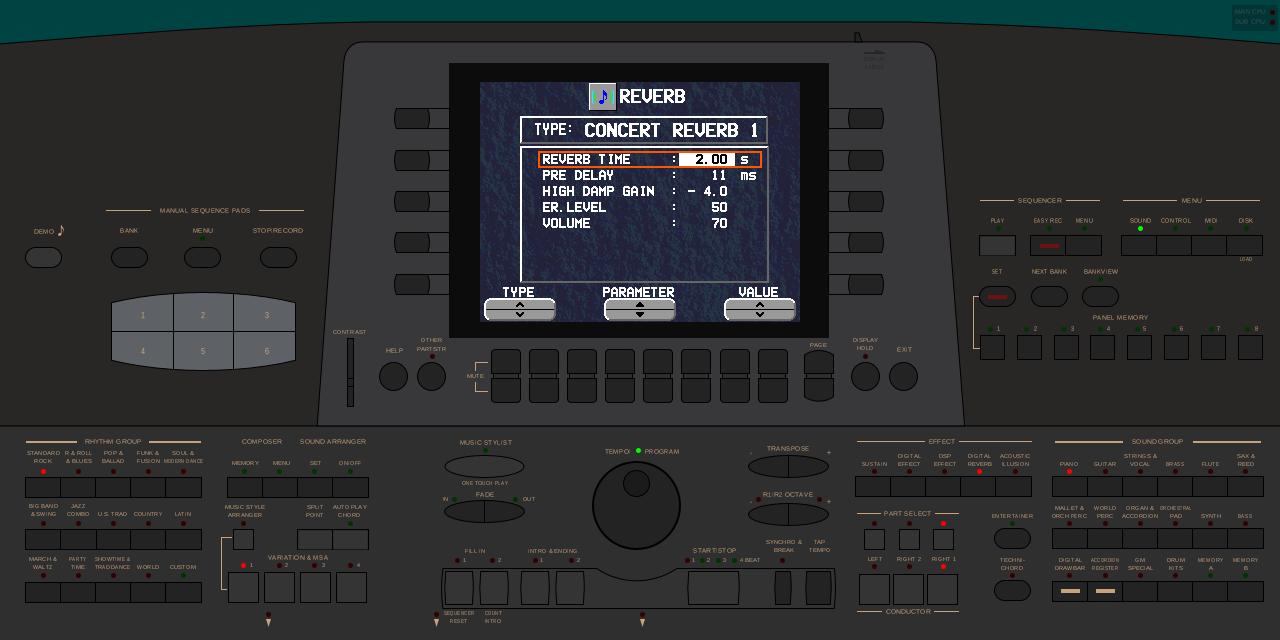
#> input picture notes/data/kn5000_dsp_concertreverb1_screen.png, 1280 x 640 px
$ python probe_real.py ../../../../../notes/data/kn5000_dsp_concertreverb1_screen.png
#> lines starting #> are read from the running program, lines starting #| are printed output that depends on the picture; after the words box and inside, x2 and y2 are one past the last pixel; in counts of white or black regions, pixels touching at a corner belong together
#!/usr/bin/env python3
"""First-pass measurement of the real capture: panel extent, scale, legend bar."""
import numpy as np
from PIL import Image
import sys

p = sys.argv[1] if len(sys.argv) > 1 else "/home/fsanches/compartilhado/KN7000/photos/1st-frame-grabbed.png"
im = np.array(Image.open(p).convert("RGB")).astype(np.float32)
H, W, _ = im.shape
#> H = 640; W = 1280
print("frame", W, "x", H)
#| frame 1280 x 640

lum = im.mean(axis=2)

# 1. non-black content bbox
mask = lum > 24
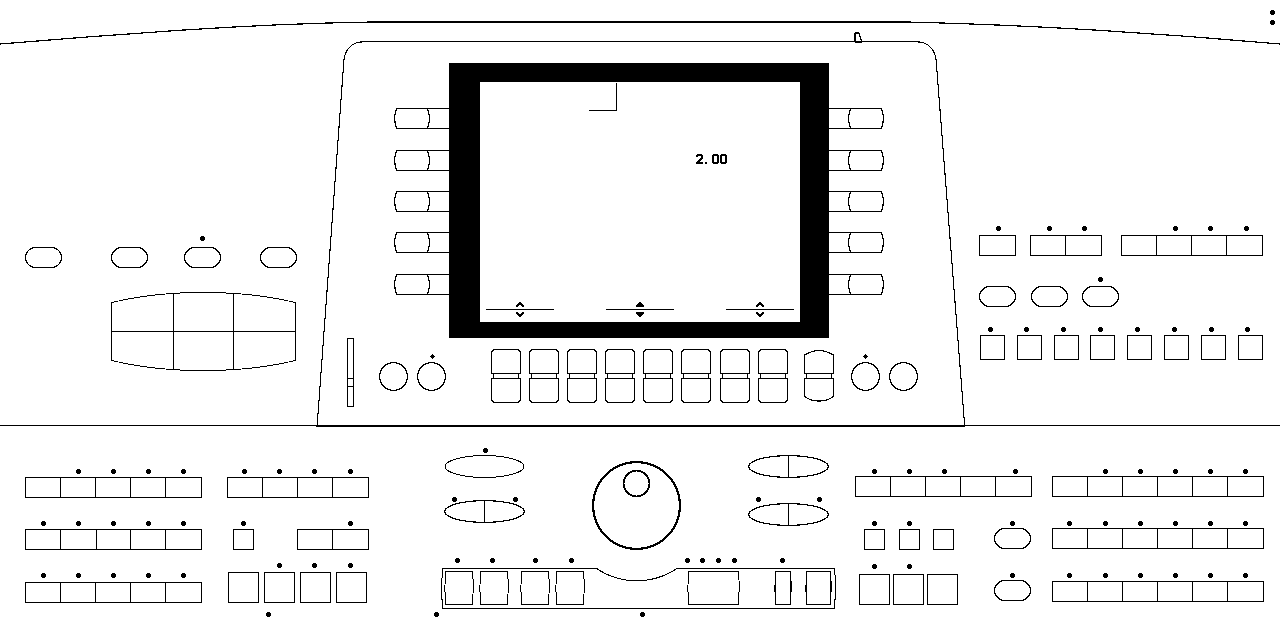
#> mask: shape (640, 1280) bool; 93.7% white; 182 black regions (3 under 20 px), largest, box (x1, y1, x2, y2) and area: (394, 63, 884, 338) 29230, (0, 32, 1280, 427) 3380, (0, 21, 1280, 45) 1968
ys, xs = np.nonzero(mask)
print("content bbox x", xs.min(), xs.max(), " y", ys.min(), ys.max())
#| content bbox x 0 1279  y 0 639

# 2. the dump panel is a big mid-grey region.  Score each pixel by "greyness"
mx = im.max(axis=2); mn = im.min(axis=2)
#> after `mx = im.max(axis=2)`:
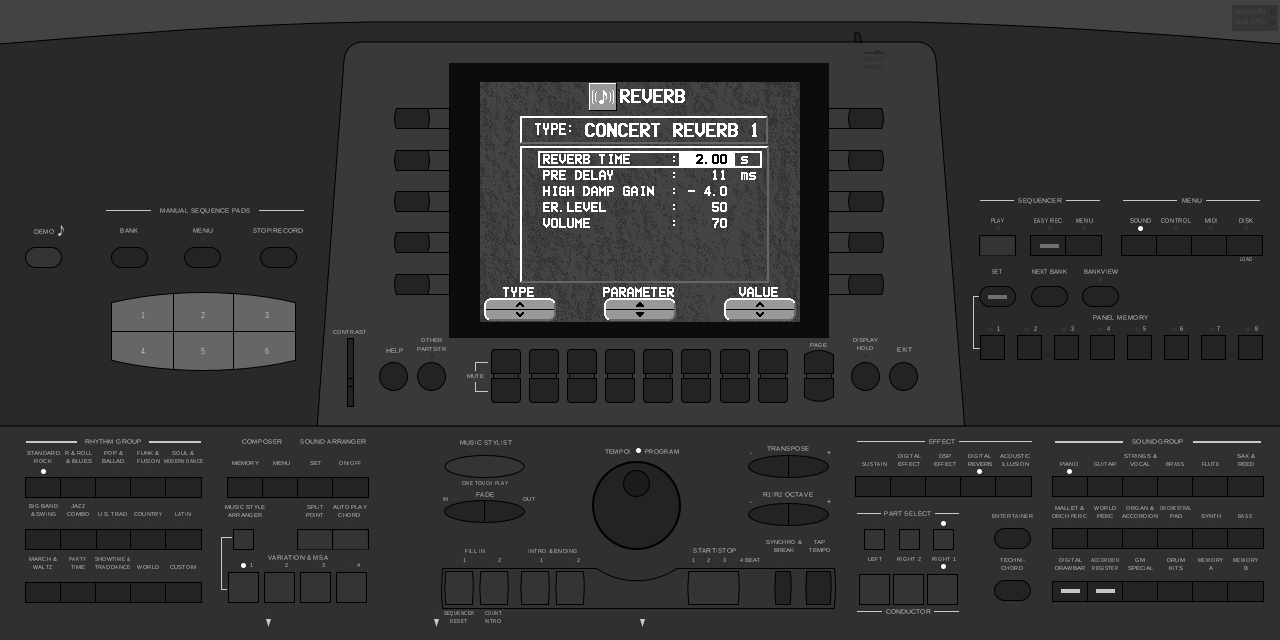
#> mx: shape (640, 1280) float32; min 0, max 255, mean 50.3
#> after `mn = im.min(axis=2)`:
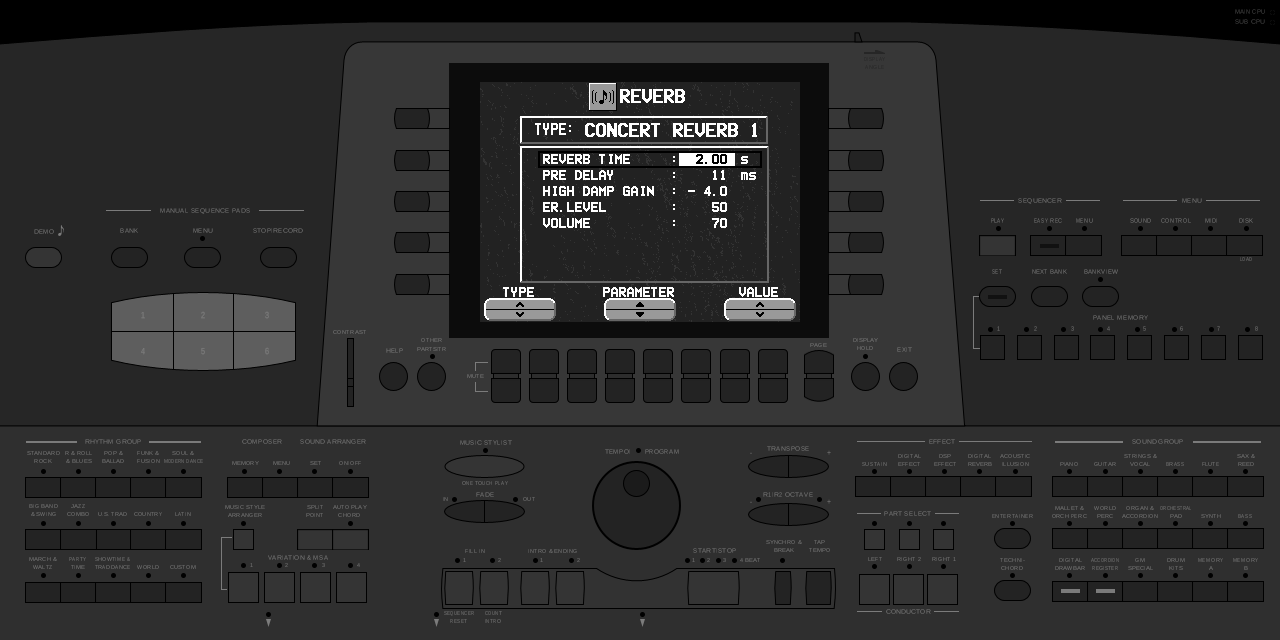
#> mn: shape (640, 1280) float32; min 0, max 255, mean 42.9
grey = (mx - mn < 40) & (lum > 90) & (lum < 200)
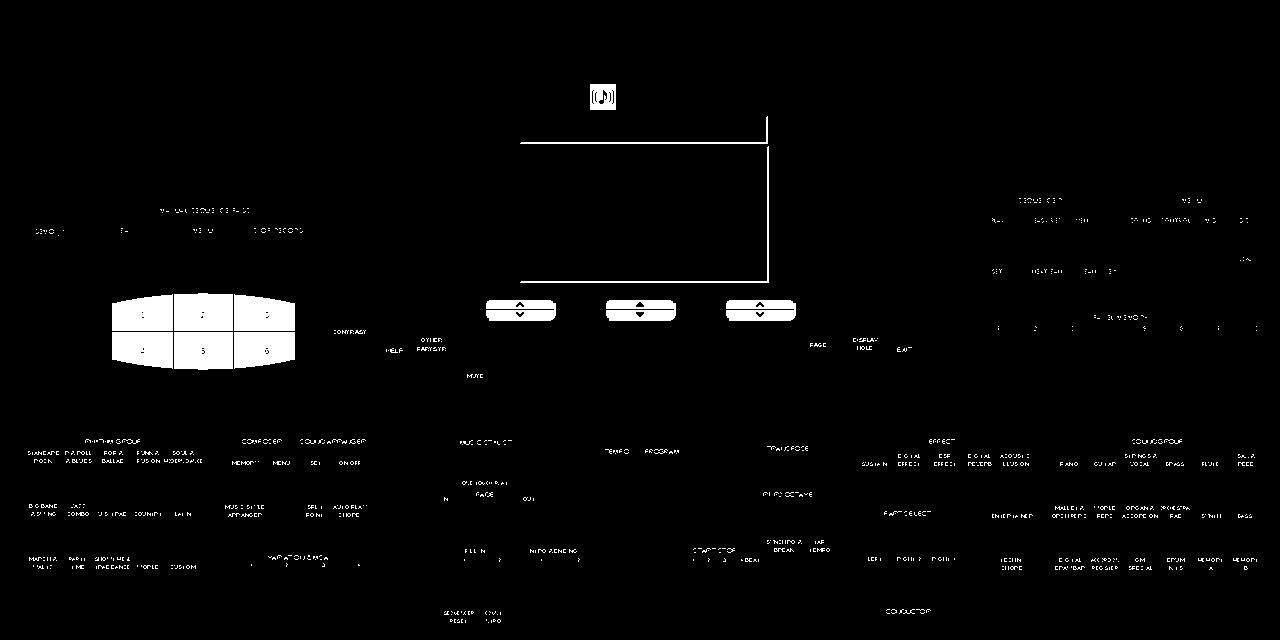
#> grey: shape (640, 1280) bool; 2.8% white; 1004 white regions (975 under 20 px), largest, box (x1, y1, x2, y2) and area: (174, 293, 233, 331) 2188, (174, 332, 233, 370) 2185, (112, 294, 173, 331) 2000
colprof = grey.sum(axis=0)
#> colprof = 1280 values, max 189 at index 767, min 0 at index 0, mean 18.19
rowprof = grey.sum(axis=1)
#> rowprof = 640 values, max 391 at index 307, min 0 at index 0, mean 36.37
def runs(prof, thr):
#> called with prof = array of shape (1280,), thr = 40
    on = prof > thr
    out = []
    i = 0
    while i < len(on):
        if on[i]:
            j = i
            while j < len(on) and on[j]:
                j += 1
            out.append((i, j - 1, j - i))
            i = j
        else:
            i += 1
#> after the loop, i = 1280; j = 769; out = [(112, 172, 61), (174, 232, 59), (234, 294, 61), (607, 615, 9), (766, 768, 3)]
    return out
print("grey col runs:", [r for r in runs(colprof, 40) if r[2] > 20])
#| grey col runs: [(112, 172, 61), (174, 232, 59), (234, 294, 61)]
print("grey row runs:", [r for r in runs(rowprof, 100) if r[2] > 20])
#| grey row runs: [(296, 330, 35), (332, 366, 35)]

# 3. legend bar: saturated aqua/yellow/lime/fuchsia
def colmask(rgb, tol=70):
    return (np.abs(im - np.array(rgb, np.float32)).max(axis=2) < tol)
for name, rgb in [("aqua", (0, 252, 252)), ("yellow", (252, 252, 0)),
                  ("lime", (0, 252, 0)), ("fuchsia", (252, 0, 252)),
                  ("red", (252, 0, 0))]:
    m = colmask(rgb)
    if m.sum() < 50:
        print(f"{name}: {m.sum()} px")
        continue
    ys, xs = np.nonzero(m)
    print(f"{name}: {m.sum():6d} px  x {xs.min()}..{xs.max()}  y {ys.min()}..{ys.max()}")
#> this loop made 5 passes
#| aqua: 28 px
#| yellow: 0 px
#| lime:     62 px  x 595..1142  y 92..452
#| fuchsia: 0 px
#| red:    126 px  x 41..1071  y 469..568
#> pass 1, `m = colmask(rgb)`:
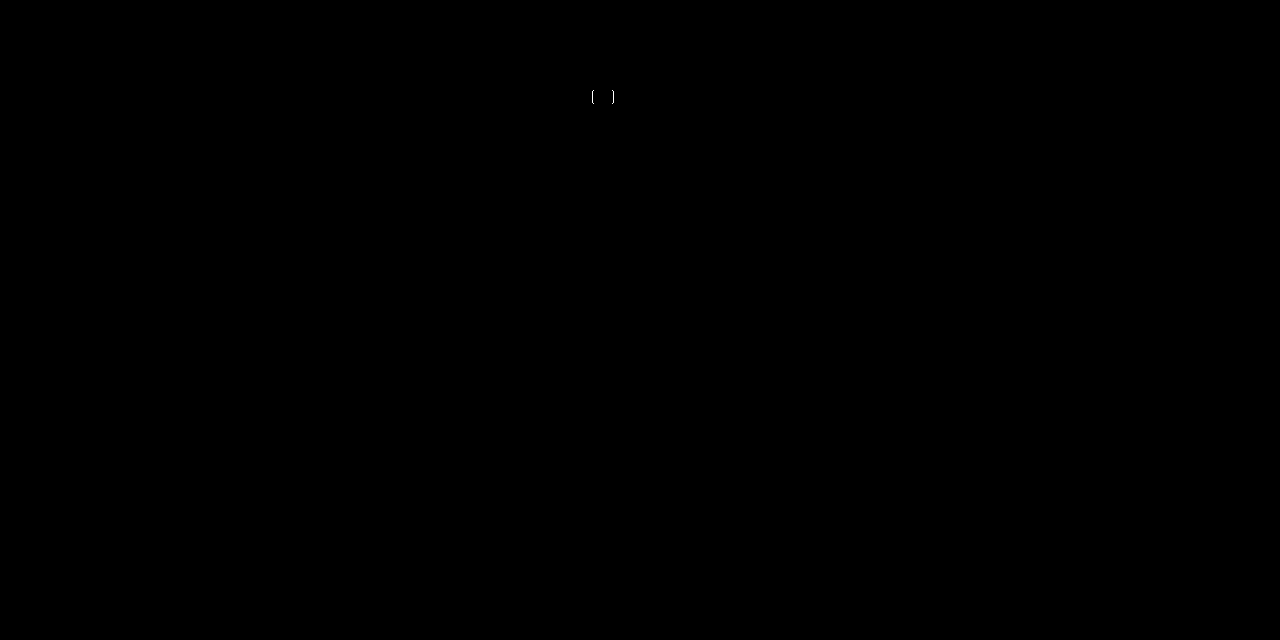
#> m: shape (640, 1280) bool; 0% white in thin lines or dots, all inside (x1, y1, x2, y2) = (592, 90, 614, 104)
#> after the loop: m: shape (640, 1280) bool; 0.02% white; 6 white regions, box (x1, y1, x2, y2) and area: (41, 469, 46, 474) 21, (977, 469, 982, 474) 21, (1067, 469, 1072, 474) 21, (941, 521, 946, 526) 21, (241, 563, 246, 568) 21, (941, 564, 946, 569) 21
